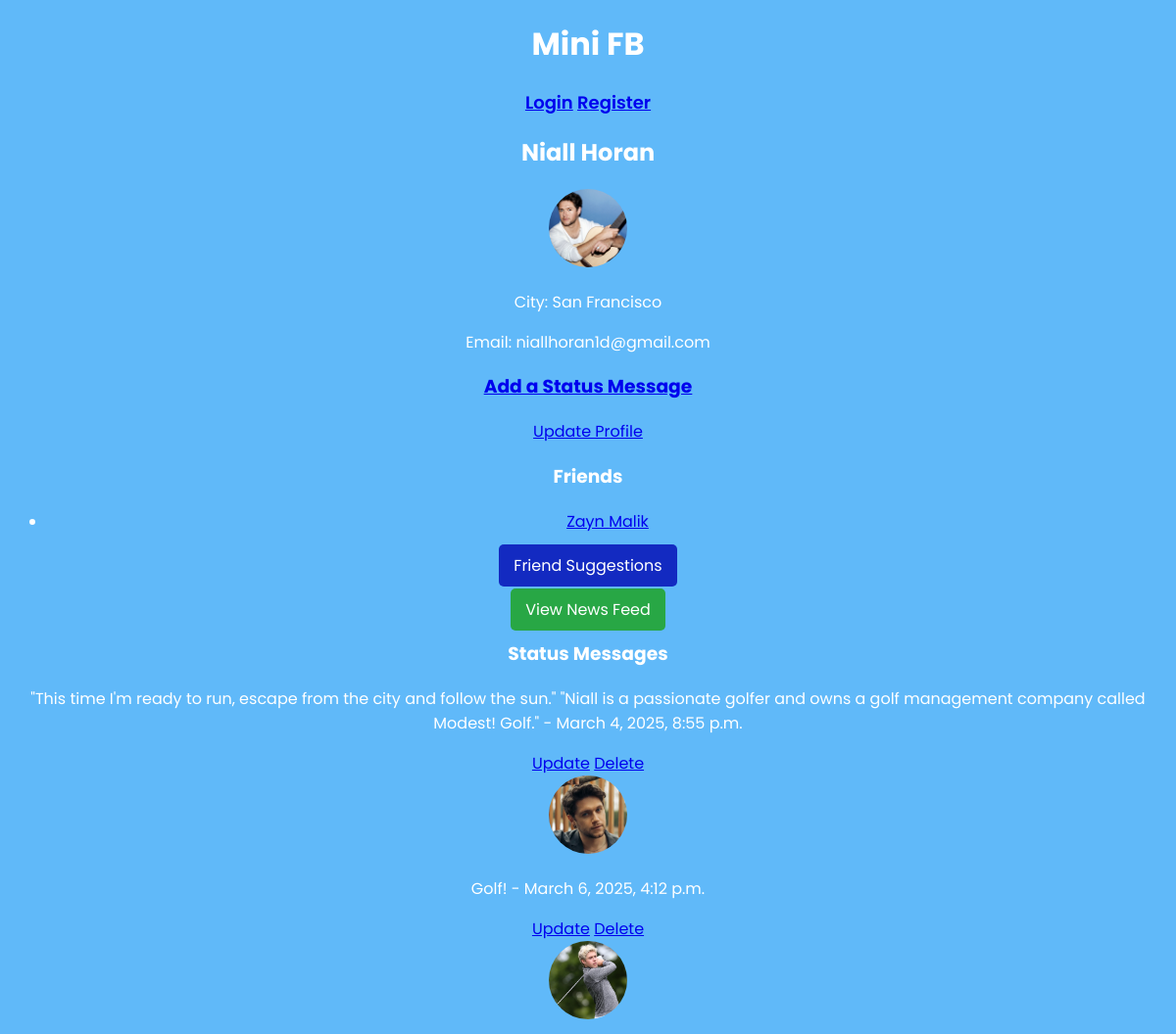
The page /mini_fb/profile/3/ on the database its author committed.
### mini_fb/models.py (models this page shows, shortened)
class Profile(models.Model):
    user = models.ForeignKey(User, on_delete=models.CASCADE, related_name='profile')
    first_name = models.CharField(max_length=50, blank=False)
    last_name = models.CharField(max_length=50, blank=False)
    city = models.CharField(max_length=100, blank=True)
    email = models.EmailField(unique=True)
    image_file = models.ImageField(upload_to='profile_images/', blank=True, null=True)
    bio = models.TextField(blank=True, null=True)  # Add bio field
    location = models.CharField(max_length=100, blank=True, null=True)  # Add location field
    def get_friends(self):
        from .models import Friend  # Move import inside the function to avoid circular import errors
        friends_as_profile1 = Friend.objects.filter(profile1=self).values_list('profile2', flat=True)
        friends_as_profile2 = Friend.objects.filter(profile2=self).values_list('profile1', flat=True)
        friend_ids = list(friends_as_profile1) + list(friends_as_profile2)
        return Profile.objects.filter(id__in=friend_ids)

class StatusMessage(models.Model):
    profile = models.ForeignKey(Profile, on_delete=models.CASCADE)
    text = models.CharField(max_length=300)
    created_at = models.DateTimeField(auto_now_add=True)

class StatusImage(models.Model):
    status_message = models.ForeignKey(StatusMessage, on_delete=models.CASCADE)
    image = models.ForeignKey(Image, on_delete=models.CASCADE)

class Image(models.Model):
    profile = models.ForeignKey(Profile, on_delete=models.CASCADE)
    image_file = models.ImageField(upload_to='images/')
    uploaded_at = models.DateTimeField(auto_now_add=True)

### mini_fb/views.py (the view)
# urls.py: path('profile/<int:pk>/', views.ShowProfilePageView.as_view(), name='show_profile'),
class ShowProfilePageView(DetailView):
    model = Profile
    template_name = "mini_fb/show_profile.html"
    context_object_name = "profile"
    def get_context_data(self, **kwargs):
        context = super().get_context_data(**kwargs)
        context["status_messages"] = self.object.statusmessage_set.all()
        context["form"] = CreateStatusMessageForm()
        context["friends"] = self.object.get_friends()
        return context

### mini_fb/templates/mini_fb/show_profile.html (shortened to what this page needs)
{% extends 'mini_fb/base.html' %}
{% block content %}
    <h2>{{ profile.first_name }} {{ profile.last_name }}</h2>
    <img src="{{ profile.image_file.url }}" alt="{{ profile.first_name }}'s Profile Picture" width="150" height="150">
    <p>City: {{ profile.city }}</p>
    <p>Email: {{ profile.email }}</p>
    <h3><a href="{% url 'add_status' profile.pk %}">Add a Status Message</a></h3>
    <a href="{% url 'update_profile' pk=profile.pk %}">Update Profile</a>
    <h3>Friends</h3>
    {% with friends=profile.get_friends %}
        {% if friends %}
            <ul>
                {% for friend in friends %}
                    <li>
                        <a href="{% url 'show_profile' friend.pk %}">
                            {{ friend.first_name }} {{ friend.last_name }}
                        </a>
                    </li>
                {% endfor %}
            </ul>
        {% else %}
            <p>No friends yet.</p>
        {% endif %}
    {% endwith %}
    <div style="text-align: center; margin-top: 20px;">
        <a href="{% url 'friend_suggestions' profile.id %}"
   style="background-color: #132ac1; color: white; padding: 10px 15px; border-radius: 5px; text-decoration: none;">
   Friend Suggestions
</a>
    </div>
    <div style="text-align: center; margin-top: 20px;">
        <a href="{% url 'news_feed' pk=profile.pk %}"
           style="background-color: #28a745; color: white; padding: 10px 15px; border-radius: 5px; text-decoration: none;">
            View News Feed
        </a>
    </div>
    <h3>Status Messages</h3>
    {% for st_msg in profile.statusmessage_set.all %}
        <div class="status-message">
            <p>{{ st_msg.text }} - {{ st_msg.created_at }}</p>
            <a href="{% url 'update_status' pk=st_msg.pk %}">Update</a>
            <a href="{% url 'delete_status' pk=st_msg.pk %}">Delete</a>
        </div>
        <div>
            {% for status_image in st_msg.statusimage_set.all %}
                <img src="{{ status_image.image.image_file.url }}" alt="Status Image" width="200">
            {% endfor %}
        </div>
    {% empty %}
        <p>No status messages yet.</p>
    {% endfor %}
{% endblock %}

### mini_fb/templates/mini_fb/base.html (shortened to what this page needs)
{% load static %}
<!DOCTYPE html>
<html lang="en">
<head>
    <link rel="stylesheet" href="{% static 'css/styles-minifb.css' %}">
</head>
<body>
    <h1>Mini FB</h1>
    <nav>
        {% if user.is_authenticated %}
            <span>Welcome, {{ user.username }}!</span>
            <br>
            <a href="{% url 'show_all_profiles' %}">All Profiles</a>
            <br>
            <a href="{% url 'logout' %}">Logout</a>
        {% else %}
            <a href="{% url 'login' %}">Login</a>
            <a href="{% url 'register' %}">Register</a>
        {% endif %}
    </nav>
    {% block content %}{% endblock %}
</body>
</html>

### static/css/styles-minifb.css (style rules this page uses)
body { font-family: 'Poppins', sans-serif; background-color: #60b9f9; color: white; text-align: center; }
h1, h2 { font-weight: 700; }
img { border-radius: 50%; width: 80px; height: 80px; object-fit: cover; }
nav { font-weight: 600; font-size: 18px; }

### rows shown on the page
Profile: first_name "Niall", last_name "Horan", image_file (picture), city "San Francisco", email "niallhoran1d@gmail.com"
Profile: first_name "Zayn", last_name "Malik"
StatusMessage: text "\"This time I'm ready to run, escape from the city and follow the sun.\" \"Niall is a passionate golfer and owns a golf management company called Modest! Golf.\"", created_at "March 4, 2025, 8:55 p.m."
StatusImage: image.image_file (picture)
StatusMessage: text "Golf!", created_at "March 6, 2025, 4:12 p.m."
StatusImage: image.image_file (picture)
